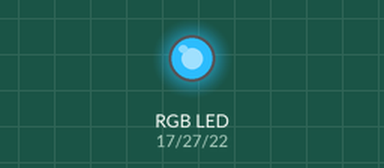
Simulated run of this program. Board: Raspberry Pi (BCM pin numbers). Shown: an RGB LED mixed from three pins (HIGH = lit). Dim RGB values are drawn brighter than linear; random numbers come from a fixed seed. At 10.0 s the program stops and its outputs stay as they are.

Above: at 0.1 s.
At 1.1 s:
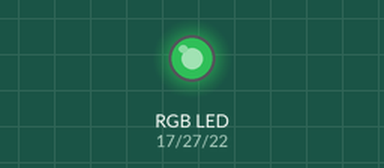
At 2.1 s:
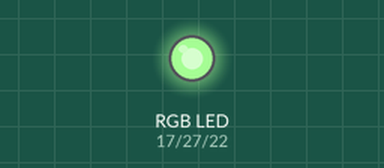
At 5.1 s:
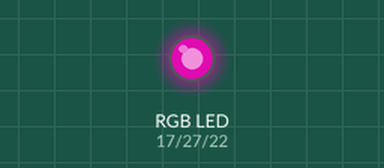
At 7.1 s:
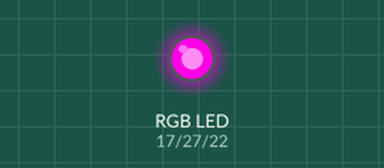
At 10.1 s:
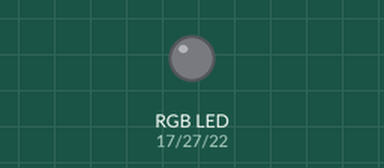
Timing chart, 0 to 11.5 s (numbered marks = the images above):
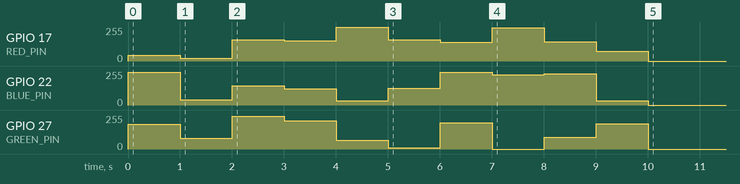

The program:

rgbled-pwm-random.py
```python
import RPi.GPIO as GPIO
import time
import random

RED_PIN = 17
GREEN_PIN = 27
BLUE_PIN = 22

GPIO.setmode(GPIO.BCM)

GPIO.setup(RED_PIN, GPIO.OUT)
GPIO.setup(GREEN_PIN, GPIO.OUT)
GPIO.setup(BLUE_PIN, GPIO.OUT)

p_red = GPIO.PWM(RED_PIN, 100)
p_green = GPIO.PWM(GREEN_PIN, 100)
p_blue = GPIO.PWM(BLUE_PIN, 100)

p_red.start(0)
p_green.start(0)
p_blue.start(0)

for i in range(10):
    p_red.ChangeDutyCycle(random.randint(0, 100))
    p_green.ChangeDutyCycle(random.randint(0, 100))
    p_blue.ChangeDutyCycle(random.randint(0, 100))

    time.sleep(1)

p_red.stop()
p_green.stop()
p_blue.stop()

GPIO.cleanup()
```

Measured:
- by itself, GPIO 27 (GREEN_PIN): 0/255 → 184/255 at 0.00 s, → 82/255 1.0 s later, → 247/255 1.0 s later, → 212/255 1.0 s later, … (11 changes in this stretch)
